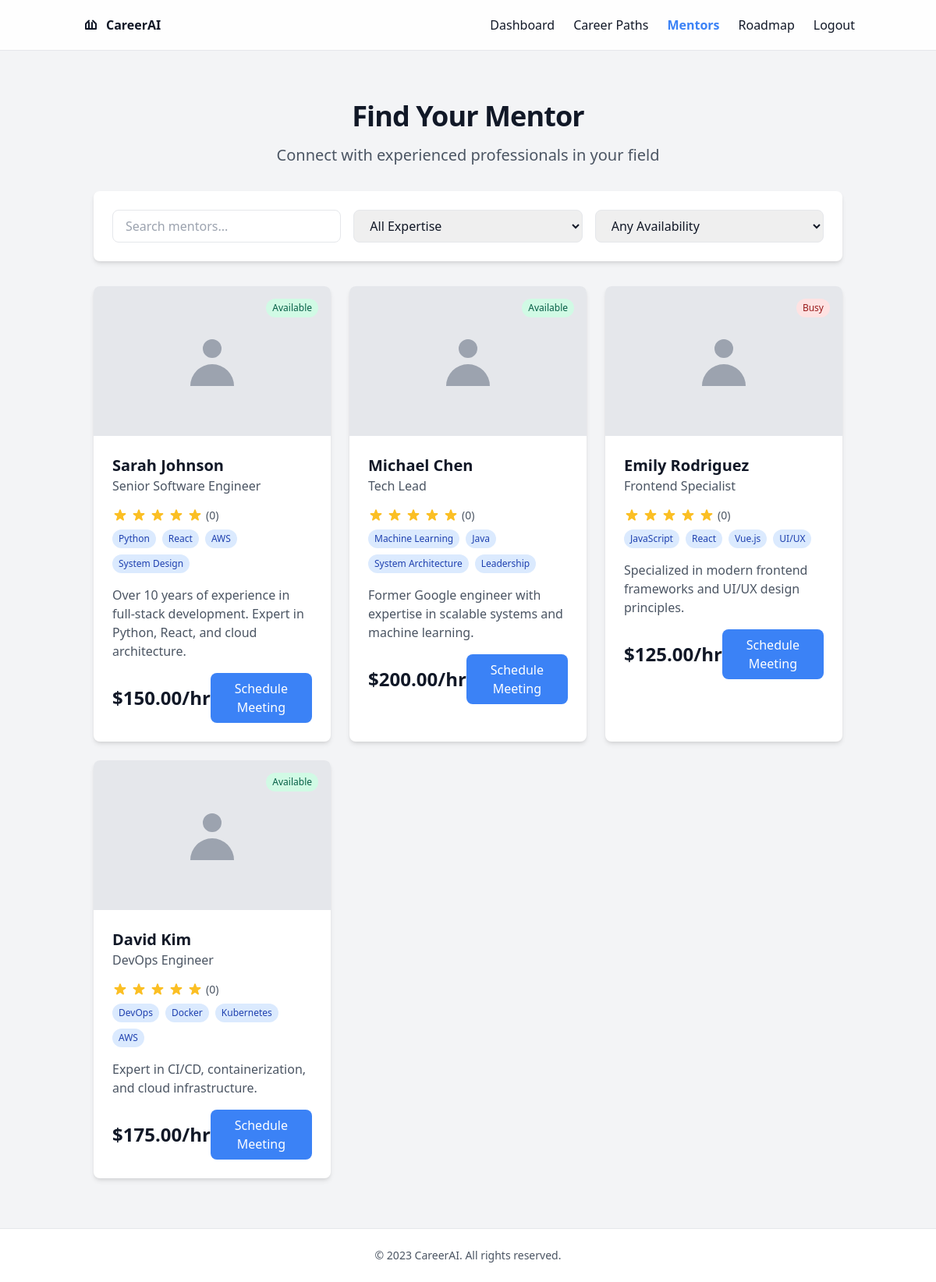
Screenshot of /mentors/ (signed in) with the database file from the repository.
### careerai/models.py (models this page shows, shortened)
class Mentor(models.Model):
    AVAILABILITY_CHOICES = [
        ('available', 'Available'),
        ('busy', 'Busy'),
    ]
    name = models.CharField(max_length=200)
    title = models.CharField(max_length=200)
    bio = models.TextField()
    expertise_areas = models.JSONField(default=list)  # Store as JSON array
    availability = models.CharField(max_length=20, choices=AVAILABILITY_CHOICES, default='available')
    rating = models.DecimalField(max_digits=3, decimal_places=2, default=5.00)
    reviews_count = models.IntegerField(default=0)
    profile_image = models.ImageField(upload_to='mentor_profiles/', null=True, blank=True)
    hourly_rate = models.DecimalField(max_digits=10, decimal_places=2)
    created_at = models.DateTimeField(auto_now_add=True)
    updated_at = models.DateTimeField(auto_now=True)

### careerai/views.py (the view, shortened to what this page needs)
# urls.py: path('mentors/', views.mentors, name='mentors'),
@login_required
def mentors(request):
    mentors = Mentor.objects.all()
    expertise_areas = set()
    for mentor in mentors:
        expertise_areas.update(mentor.expertise_areas)
    return render(request, 'careerai/mentors.html', {
        'mentors': mentors,
        'expertise_areas': sorted(expertise_areas)
    })

### careerai/forms.py
class LoginForm(forms.Form):
    username = forms.CharField(max_length=150)
    password = forms.CharField(widget=forms.PasswordInput)

### careerai/context_processors.py (called while the page is built)
def login_form(request):
    return {'login_form': LoginForm()}

### careerai/templates/careerai/mentors.html (shortened to what this page needs)
{% extends 'careerai/base.html' %}
{% load static %}
{% block content %}
<div class="container py-8 px-4">
    <div class="mx-auto max-w-6xl space-y-8">
        <div class="text-center space-y-4">
            <h1 class="text-4xl font-bold tracking-tight">Find Your Mentor</h1>
            <p class="text-xl text-gray-600 dark:text-gray-400">Connect with experienced professionals in your field</p>
        </div>
        <div class="bg-white dark:bg-gray-800 rounded-lg shadow-md p-6 space-y-4">
            <div class="grid grid-cols-1 md:grid-cols-3 gap-4">
                <div>
                    <input type="text"
                           id="mentorSearch"
                           placeholder="Search mentors..."
                           class="w-full px-4 py-2 rounded-lg border border-gray-200 dark:border-gray-700">
                </div>
                <select id="expertiseFilter"
                        class="w-full px-4 py-2 rounded-lg border border-gray-200 dark:border-gray-700">
                    <option>All Expertise</option>
                </select>
                <select id="availabilityFilter"
                        class="w-full px-4 py-2 rounded-lg border border-gray-200 dark:border-gray-700">
                    <option>Any Availability</option>
                </select>
            </div>
        </div>
        <div id="mentorsGrid" class="grid grid-cols-1 md:grid-cols-2 lg:grid-cols-3 gap-6">
            {% for mentor in mentors %}
            <div class="mentor-card bg-white dark:bg-gray-800 rounded-lg shadow-md overflow-hidden fade-in"
                 data-expertise="{{ mentor.expertise_areas|join:',' }}"
                 data-availability="{{ mentor.availability }}">
                <div class="relative">
                    {% if mentor.profile_image %}
                        <img src="{{ mentor.profile_image.url }}"
                             alt="{{ mentor.name }}"
                             class="w-full h-48 object-cover">
                    {% else %}
                        <div class="w-full h-48 bg-gray-200 flex items-center justify-center">
                            <svg class="w-20 h-20 text-gray-400" fill="currentColor" viewBox="0 0 20 20">
                                <path fill-rule="evenodd" d="M10 9a3 3 0 100-6 3 3 0 000 6zm-7 9a7 7 0 1114 0H3z" clip-rule="evenodd"/>
                            </svg>
                        </div>
                    {% endif %}
                    <span class="availability-badge absolute top-4 right-4 px-2 py-1 rounded-full text-xs font-medium
                                {% if mentor.availability == 'available' %}
                                    bg-green-100 text-green-800
                                {% else %}
                                    bg-red-100 text-red-800
                                {% endif %}">
                        {{ mentor.availability|title }}
                    </span>
                </div>
                <div class="p-6 space-y-4">
                    <div>
                        <h3 class="mentor-name text-xl font-bold">{{ mentor.name }}</h3>
                        <p class="mentor-title text-gray-600 dark:text-gray-400">{{ mentor.title }}</p>
                    </div>
                    <div class="space-y-2">
                        <div class="flex items-center space-x-1 rating-stars">
                            {% for i in "12345" %}
                            <svg class="star w-5 h-5 {% if forloop.counter <= mentor.rating %}text-yellow-400 rated{% else %}text-gray-300{% endif %}"
                                 fill="currentColor" viewBox="0 0 20 20">
                                <path d="M9.049 2.927c.3-.921 1.603-.921 1.902 0l1.07 3.292a1 1 0 00.95.69h3.462c.969 0 1.371 1.24.588 1.81l-2.8 2.034a1 1 0 00-.364 1.118l1.07 3.292c.3.921-.755 1.688-1.54 1.118l-2.8-2.034a1 1 0 00-1.175 0l-2.8 2.034c-.784.57-1.838-.197-1.539-1.118l1.07-3.292a1 1 0 00-.364-1.118L2.98 8.72c-.783-.57-.38-1.81.588-1.81h3.461a1 1 0 00.951-.69l1.07-3.292z"/>
                            </svg>
                            {% endfor %}
                            <span class="text-sm text-gray-600 dark:text-gray-400">({{ mentor.reviews_count }})</span>
                        </div>
                        <div class="flex flex-wrap gap-2">
                            {% for expertise in mentor.expertise_areas %}
                            <span class="px-2 py-1 bg-blue-100 text-blue-800 rounded-full text-xs font-medium">
                                {{ expertise }}
                            </span>
                            {% endfor %}
                        </div>
                    </div>
                    <p class="text-gray-600 dark:text-gray-400 line-clamp-3">{{ mentor.bio }}</p>
                    <div class="flex items-center justify-between">
                        <span class="text-2xl font-bold">${{ mentor.hourly_rate }}/hr</span>
                        <button class="schedule-button px-4 py-2 bg-blue-500 text-white rounded-lg hover:bg-blue-600 transition-colors"
                                data-mentor-id="{{ mentor.id }}"
                                data-mentor-name="{{ mentor.name }}">
                            Schedule Meeting
                        </button>
                    </div>
                </div>
            </div>
            {% endfor %}
        </div>
    </div>
</div>
{% endblock %}

### careerai/templates/careerai/base.html (shortened to what this page needs)
{% load static %}
<!DOCTYPE html>
<html lang="en">
<head>
    <link href="https://cdn.jsdelivr.net/npm/tailwindcss@2.2.19/dist/tailwind.min.css" rel="stylesheet">
</head>
<body class="bg-gray-100 dark:bg-gray-900 text-gray-900 dark:text-gray-100 min-h-screen flex flex-col">
    <header class="sticky top-0 z-40 w-full border-b bg-white dark:bg-gray-800 bg-opacity-95 backdrop-blur">
        <div class="container mx-auto px-4">
            <div class="flex h-16 items-center justify-between">
                <a href="{% url 'landing' %}" class="flex items-center space-x-2 transition-transform hover:scale-105">
                    <svg xmlns="http://www.w3.org/2000/svg" viewBox="0 0 24 24" fill="none" stroke="currentColor" stroke-width="2" stroke-linecap="round" stroke-linejoin="round" class="h-6 w-6"><path d="M15 6.5l4 4L19 17H6l.03-6.5 4-4M14 17V9M10 17V9"/></svg>
                    <span class="font-bold">CareerAI</span>
                </a>
                <nav class="hidden md:flex items-center space-x-6">
                    {% if user.is_authenticated %}
                        <a href="{% url 'dashboard' %}" class="nav-link">Dashboard</a>
                        <a href="{% url 'recommendations' %}" class="nav-link">Career Paths</a>
                        <a href="{% url 'mentors' %}" class="nav-link">Mentors</a>
                        <a href="{% url 'roadmap' %}" class="nav-link">Roadmap</a>
                        <a href="{% url 'logout' %}" class="nav-link">Logout</a>
                    {% else %}
                        <a href="{% url 'login' %}" class="btn-primary">Login</a>
                    {% endif %}
                </nav>
            </div>
        </div>
    </header>
    <main class="flex-grow container mx-auto px-4 py-8">
        {% block content %}{% endblock %}
    </main>
    <footer class="bg-white dark:bg-gray-800 border-t">
        <div class="container mx-auto px-4 py-6">
            <p class="text-center text-sm text-gray-600 dark:text-gray-400">&copy; 2023 CareerAI. All rights reserved.</p>
        </div>
    </footer>
</body>
</html>

### careerai/templates/careerai/base.html (style rules this page uses)
.fade-in { animation: fadeIn 0.3s ease-in; }

### careerai/templates/careerai/mentors.html (style rules this page uses)
.fade-in { animation: fadeIn 0.5s ease-in; }
.mentor-card { transition: transform 0.3s ease; }

### rows the page displays
Mentor: availability "Available", name "Sarah Johnson", title "Senior Software Engineer", rating 5 (drawn), reviews_count "0", expertise_areas "Python" "React" "AWS" "System Design", bio "Over 10 years of experience in full-stack development. Expert in Python, React, and cloud architecture.", hourly_rate "150.00"
Mentor: availability "Available", name "Michael Chen", title "Tech Lead", rating 5 (drawn), reviews_count "0", expertise_areas "Machine Learning" "Java" "System Architecture" "Leadership", bio "Former Google engineer with expertise in scalable systems and machine learning.", hourly_rate "200.00"
Mentor: availability "Busy", name "Emily Rodriguez", title "Frontend Specialist", rating 5 (drawn), reviews_count "0", expertise_areas "JavaScript" "React" "Vue.js" "UI/UX", bio "Specialized in modern frontend frameworks and UI/UX design principles.", hourly_rate "125.00"
Mentor: availability "Available", name "David Kim", title "DevOps Engineer", rating 5 (drawn), reviews_count "0", expertise_areas "DevOps" "Docker" "Kubernetes" "AWS", bio "Expert in CI/CD, containerization, and cloud infrastructure.", hourly_rate "175.00"
